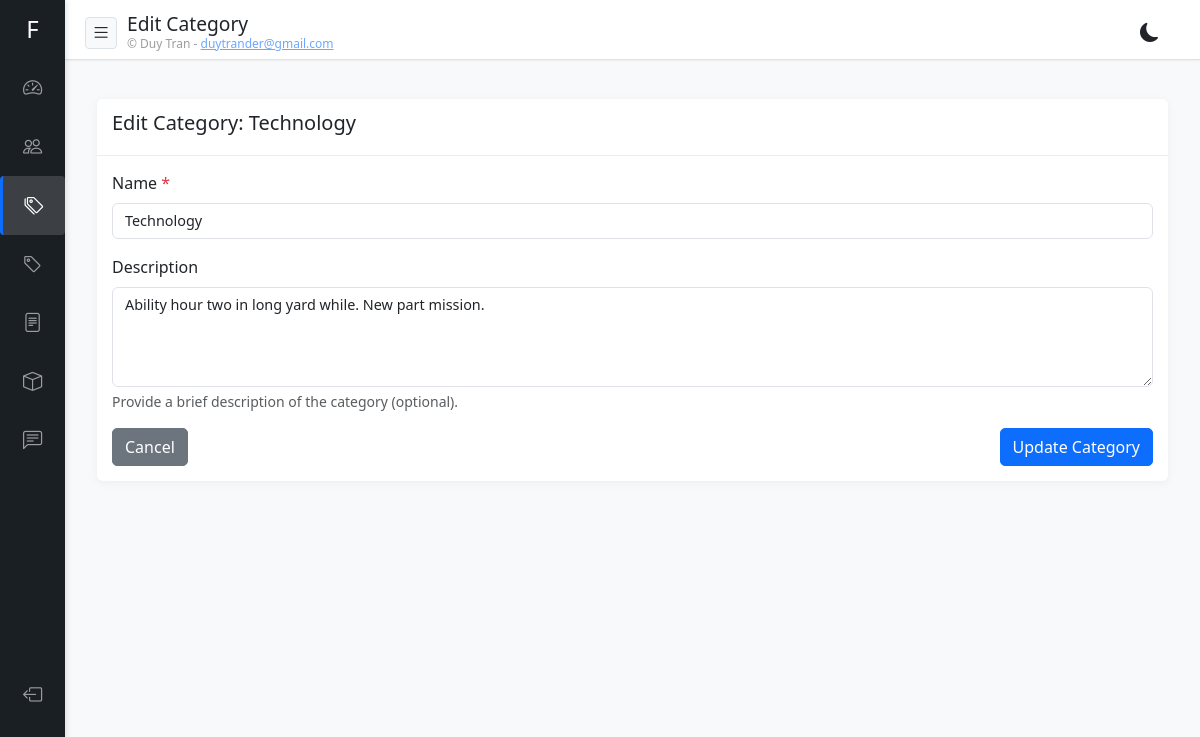
/admin/categories/1/edit (signed in), run on the app's committed database.
### app/models.py (models this page shows)
class CategoryBase(SQLModel):
    name: str = Field(max_length=100, index=True, unique=True)
    description: Optional[str] = None

class Category(CategoryBase, table=True):
    id: Optional[int] = Field(default=None, primary_key=True)
    created_at: datetime = Field(default_factory=datetime.utcnow)
    updated_at: datetime = Field(default_factory=datetime.utcnow, sa_column_kwargs={"onupdate": datetime.utcnow})
    articles: List["Article"] = Relationship(back_populates="category")

### app/routers/categories.py (the view)
@router.get("/{category_id}/edit", response_class=HTMLResponse)
async def admin_edit_category_form(request: Request, category_id: int, db: Session = Depends(get_db)):
    user = await get_user_from_cookie(request, db)
    if not user or not user.is_superuser:
        return RedirectResponse(url="/admin/login", status_code=303)
    try:
        category = db.get(Category, category_id)
        if not category:
            return RedirectResponse(
                url="/admin/categories?message=Category not found",
                status_code=303
            )
        return templates.TemplateResponse(
            "admin/categories/edit.html",
            {"request": request, "user": user, "category": category}
        )
    except Exception as e:
        return templates.TemplateResponse(
            "admin/categories/list.html",
            {
                "request": request,
                "user": user,
                "categories": db.execute(select(Category)).scalars().all(),
                "error": f"Error loading category: {str(e)}"
            }
        )

### templates/admin/categories/edit.html (shortened to what this page needs)
{% extends "admin/base.html" %}  {% block header_title %}Edit Category{% endblock %}  {% block content %}
<div class="container-fluid mt-4">
  <div class="row">
    <div class="col-12">
      <div class="card">
        <div class="card-header">
          <h5 class="card-title">Edit Category: {{ category.name }}</h5>
        </div>
        <div class="card-body">
          <form action="/admin/categories/{{ category.id }}/edit" method="post">
            <div class="mb-3">
              <label for="name" class="form-label"
                >Name <span class="text-danger">*</span></label
              >
              <input
                type="text"
                class="form-control"
                id="name"
                name="name"
                value="{{ category.name }}"
                required
              />
            </div>
            <div class="mb-3">
              <label for="description" class="form-label">Description</label>
              <textarea
                class="form-control"
                id="description"
                name="description"
                rows="4"
              >
{{ category.description or '' }}</textarea
              >
              <div class="form-text">
                Provide a brief description of the category (optional).
              </div>
            </div>
            <div class="d-flex justify-content-between">
              <a href="/admin/categories" class="btn btn-secondary">Cancel</a>
              <button type="submit" class="btn btn-primary">
                Update Category
              </button>
            </div>
          </form>
        </div>
      </div>
    </div>
  </div>
</div>
{% endblock %}

### templates/admin/base.html (style rules this page uses)
:root { --primary-color: #0d6efd; --secondary-color: #6c757d; --success-color: #28a745; --danger-color: #dc3545; --sidebar-width: 200px; --sidebar-collapsed-width: 70px; --bg-color: #f8f9fa; --text-color: #212529; --card-bg: #fff; --border-color: #dee2e6; --sidebar-bg: #212529; --sidebar-text: rgba(255, 255, 255, 0.8); --sidebar-active-bg: rgba(255, 255, 255, 0.1); --card-shadow: 0 2px 10px rgba(0, 0, 0, 0.05); --input-bg: #fff; --input-text: #212529; --filter-bg: #f8f9fa; --hover-bg: rgba(0, 0, 0, 0.02); }
body { font-family: "Segoe UI", Tahoma, Geneva, Verdana, sans-serif; margin: 0; padding: 0; background-color: var(--bg-color); color: var(--text-color); overflow-x: hidden; transition: background-color 0.3s ease, color 0.3s ease; }
.card { border: none; border-radius: 10px; box-shadow: var(--card-shadow); margin-bottom: 20px; overflow: hidden; background-color: var(--card-bg); color: var(--text-color); }
.card-header { background-color: var(--card-bg); border-bottom: 1px solid var(--border-color); padding: 15px 20px; }
.card-body { padding: 20px; }
.btn { border-radius: 5px; font-weight: 500; }
.btn-primary { background-color: var(--primary-color); border-color: var(--primary-color); }
.form-label { font-weight: 500; }
.card { border: none; border-radius: 10px; box-shadow: 0 2px 10px rgba(0, 0, 0, 0.05); margin-bottom: 20px; overflow: hidden; }
.card-header { background-color: #fff; border-bottom: 1px solid rgba(0, 0, 0, 0.075); padding: 15px 20px; }
@media (min-width: 768px) and (max-width: 1200px) { .header + * { margin-top: 15px; } }
@media (min-width: 768px) and (max-width: 1200px) { .card { margin-bottom: 15px; border-radius: 6px; } }
@media (min-width: 768px) and (max-width: 1200px) { .card-header { padding: 12px 15px; } }
@media (min-width: 768px) and (max-width: 1200px) { .card-body { padding: 15px; } }
@media (min-width: 768px) and (max-width: 1200px) { .form-control, .form-select { font-size: 0.9rem; } }
@media (min-width: 768px) and (max-width: 1200px) { .d-flex { display: flex !important; } }
@media (min-width: 768px) and (max-width: 1200px) { .justify-content-between { justify-content: space-between !important; } }
.form-control, .form-select { background-color: var(--input-bg); color: var(--input-text); border-color: var(--border-color); }

### data on the page
Category: name "Technology", description "Ability hour two in long yard while. New part mission."
